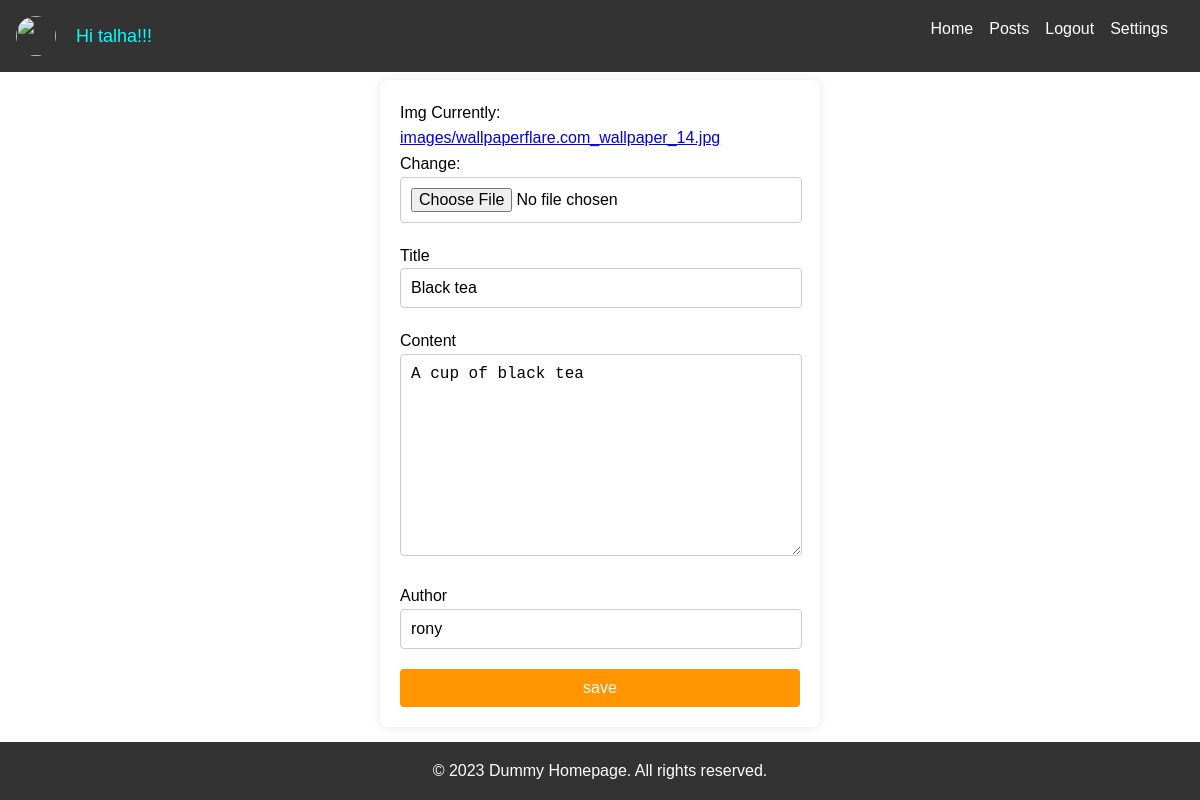
/crud/edit/21/ (signed in), run on the app's committed database.
### crud/models.py (models this page shows)
class BlogPost(models.Model):
    img=models.ImageField(upload_to='images/')
    title=models.CharField(max_length=200)
    content=models.TextField()
    author=models.CharField(max_length=50)
    class Meta:
        db_table = 'post_table'
        managed = True
        verbose_name = 'Posts_table'
        verbose_name_plural = 'Posts_table'

### crud/views.py (the view, shortened to what this page needs)
# urls.py: path('edit/<int:id>/',views.edit,name='edit_post'),
def edit(request,id):
    post=get_object_or_404(BlogPost,id=id)
    return render(request,'edit.html',{'form':CreatePost(instance=post),'id':id})

### crud/forms.py
class CreatePost(ModelForm):
    class Meta:
        model=BlogPost
        fields=['img','title','content','author']

### templates/edit.html (shortened to what this page needs)
{% extends "base.html" %}
{% load static %}
{% block style %}
<link rel="stylesheet" href='{% static "css/home.css" %}'>
<link rel="stylesheet" href='{% static "css/create.css" %}'>
{% endblock style %}
{% block content %}
<form action="" method="post" enctype="multipart/form-data">
  {% for frm in form %}
  {{frm.label}} {{frm}} <br>
  {% endfor %}
<input type="submit" value="save" style="background-color: rgb(255, 149, 0);">
</form>
{% endblock content %}

### templates/base.html (shortened to what this page needs)
{% load static %}
<!DOCTYPE html>
<html lang="en">
<head>
    {% block style %}{% endblock style %}
</head>
<body>
    <header>
        <nav>
            <div class="navBar">
            {% if request.user.is_authenticated %}
            <div class="profile_image">
                <img src='{% static "images/profile.jpg" %}' alt="">
                <p style="color:cyan;font-size:large;">Hi {{request.user.username}}!!! </p> <br>
            </div>
            {% endif %}
            <ul>
                <li><a href="{% url 'home_page' %}">Home</a></li>
                <li><a href="{% url 'blog_post' %}">Posts</a></li>
                {% if request.user.is_authenticated %}
                 <li><a href="{% url 'logout_page' %}">Logout</a></li>
                 <li><a href="{% url 'update_profile' %}">Settings</a></li>
                 {% else %}
                 <li><a href="{% url 'login_page' %}">Login</a> / <a href="{% url 'signup_page' %}">SignUp</a></li>
                 {% endif %}
            </ul>
        </div>
        </nav>
    </header>
    {% block content %}
    {% endblock content %}
    <footer>
        <p>&copy; 2023 Dummy Homepage. All rights reserved.</p>
    </footer>
</body>
</html>

### static/css/home.css (style rules this page uses)
body, h1, h2, h3, p, ul { margin: 0; padding: 0; }
body { font-family: Arial, sans-serif; line-height: 1.6; min-height: 100vh; display: flex; flex-direction: column; }
header { background-color: #333; color: #fff; padding: 1rem; }
nav ul { list-style-type: none; display: flex; float: right; }
nav ul li { margin-right: 1rem; }
nav ul li a { display: inline-block; color: #fff; text-decoration: none; transition: transform 0.3s; }
footer { background-color: #333; color: #fff; text-align: center; padding: 1rem; margin-top: auto; }
.profile_image { width: 20%; display: flex; gap: 20px; align-items: center; }
.profile_image img { width: 40px; height: 40px; border-radius: 100%; }
.navBar { display: flex; justify-content: space-between; }

### static/css/create.css (style rules this page uses)
form { background-color: #ffffff; padding: 20px; border-radius: 8px; box-shadow: 0 0 10px rgba(0, 0, 0, 0.1); width: 100%; max-width: 400px; margin: auto; }
form input[type="text"], form input[type="file"], form textarea { width: calc(100% - 20px); padding: 10px; margin-bottom: 20px; border: 1px solid #cccccc; border-radius: 4px; font-size: 16px; }
form textarea { resize: vertical; }
form input[type="submit"] { width: 100%; padding: 10px; background-color: #007bff; border: none; border-radius: 4px; color: white; font-size: 16px; cursor: pointer; transition: background-color 0.3s; }

### data on the page
BlogPost: form "Black tea" "A cup of black tea" "rony"

### other printed values
{{ request.user.username }} "talha"
{{ frm.label }} "Img" "Title" "Content" "Author"
